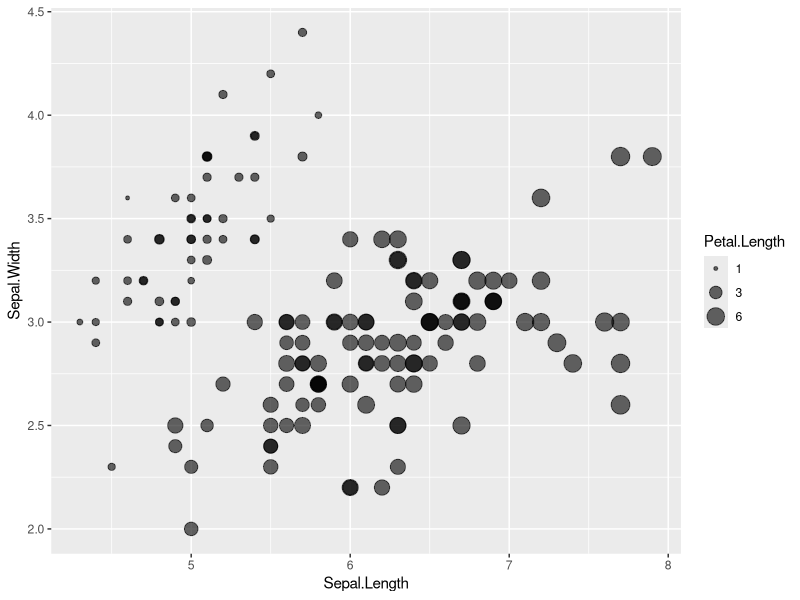

Here is the R script that generated this plot:
library(ggplot2)
ggplot(iris, aes(x=Sepal.Length, y=Sepal.Width, size=Petal.Length)) + 
  geom_point(alpha=0.6) +
  scale_size_continuous(breaks = c(1,3,6))
